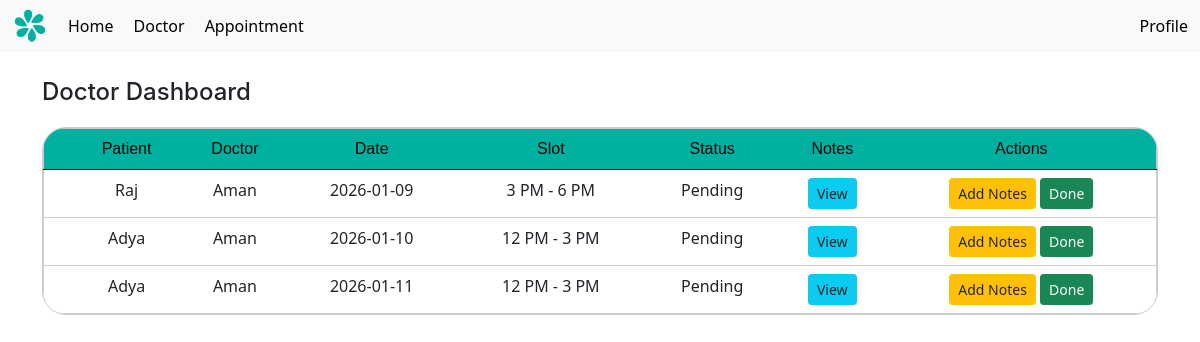
Screenshot of /home (signed in) with the database file from the repository.
### models.py (models this page shows, shortened)
class appointment(db.Model):
    id = db.Column(db.Integer, primary_key=True)
    patient_id = db.Column(db.Integer, db.ForeignKey('patient.id'), nullable=False)
    doctor_id = db.Column(db.Integer, db.ForeignKey('doctor.id'), nullable=False)
    appointment_date = db.Column(db.Date, nullable=False)
    slot = db.Column(db.String(20), nullable=False)
    prescription = db.Column(db.Text, nullable=True)
    status = db.Column(db.Boolean, default=False)
    is_blocked = db.Column(db.Boolean, default=False)
    doctor = db.relationship('doctor', back_populates='appointments', lazy=True)
    patient = db.relationship('patient', back_populates='appointments', lazy=True)

class patient(UserMixin, db.Model):
    id = db.Column(db.Integer, primary_key=True)
    username = db.Column(db.String(100), unique=True, nullable=False)
    name = db.Column(db.String(100), nullable=False)
    age = db.Column(db.Integer, nullable=False)
    password = db.Column(db.String(200), nullable=False)
    appointments = db.relationship('appointment', back_populates='patient', lazy=True)
    is_admin = db.Column(db.Boolean, default=False)
    is_doctor = db.Column(db.Boolean, default=False)

class doctor(UserMixin, db.Model):
    id = db.Column(db.Integer, primary_key=True)
    username = db.Column(db.String(100), unique=True, nullable=False)
    password = db.Column(db.String(200), nullable=False)
    name = db.Column(db.String(100), nullable=False)
    specialization = db.Column(db.String(100), nullable=False)
    availability = db.Column(db.Date, nullable=True)
    timeSlots = db.relationship('timeSlot', back_populates='doctor', lazy=True)
    appointments = db.relationship('appointment', back_populates='doctor', lazy=True)
    is_admin = db.Column(db.Boolean, default=False)
    is_doctor = db.Column(db.Boolean, default=True)

### app.py (the view, shortened to what this page needs)
@app.route('/home')
def home():
    if not current_user.is_authenticated:
        return redirect(url_for('login'))
    today = date.today()
    next_week = today + timedelta(days=7)
    base_filter = (
        appointment.appointment_date >= today,
        appointment.appointment_date <= next_week
    )
    if current_user.is_admin:
        appts = appointment.query.filter(
            *base_filter,
            appointment.is_blocked == False,
            appointment.patient_id != 0
        ).order_by(
            appointment.appointment_date.asc()
        ).all()
        return render_template('home_da.html', appointments=appts)
    elif current_user.is_doctor:
        appts = appointment.query.filter(
            appointment.doctor_id == current_user.id,
            *base_filter,
            appointment.is_blocked == False,
            appointment.patient_id != 0
        ).order_by(
            appointment.appointment_date.asc()
        ).all()
        return render_template('home_d.html', appointments=appts)

### app.py (called while the page is built)
@login_manager.user_loader
def load_user(user_id):
    user_type = session.get("user_type")
    if user_type == "doctor":
        return doctor.query.get(int(user_id))
    return patient.query.get(int(user_id))

@app.context_processor
def inject_user():
    return dict(current_user=current_user, request = request)

### templates/home_d.html (shortened to what this page needs)
{% extends 'layout.html' %}
{% block content %}
<h1 style="margin-bottom: 20px;">Doctor Dashboard</h1>
<div style=" border: 1px solid #ccc; border-radius: 24px; width: 100%; overflow: clip;">
<table class="table" style="text-align: center; padding: 20px; border: 1px solid #ccc; margin-bottom: 0px;">
  <thead class="thead-darky">
    <tr>
        <th scope="col"></th>
        <th scope="col">Patient</th>
        <th scope="col">Doctor</th>
        <th scope="col">Date</th>
        <th scope="col">Slot</th>
        <th scope="col">Status</th>
        <th scope="col">Notes</th>
        <th scope="col">Actions</th>
    </tr>
  </thead>
  <tbody>
        {% for a in appointments %}
        <tr class="table-row-link">
            <th scope="row"></th>
            <td><a href="{{ url_for('patient_profile', patient_id=a.patient.id) }}">{{ a.patient.name }}</a></td>
            <td><a href="{{ url_for('doctor_profile', doctor_id=a.doctor.id) }}">{{ a.doctor.name }}</a></td>
            <td>{{ a.appointment_date }}</td>
            <td>{{ a.slot }}</td>
            <td>{% if a.status %}
        <div class="text-success fw-bold">Complete</div>
    {% else %}
        <div>Pending</div>
    {% endif %}</td>
            <td>
              <a href="{{ url_for('view_notes', appt_id=a.id) }}" class="btn btn-info btn-sm">
                  View
              </a>
            </td>
            <td>
                {% if (current_user.is_doctor and a.doctor_id == current_user.id) or current_user.is_admin %}
                    <a href="{{ url_for('add_notes', appt_id=a.id) }}" class="btn btn-warning btn-sm">
                        Add Notes
                    </a>
                {% endif %}
                {% if (current_user.is_doctor and a.doctor_id == current_user.id) or current_user.is_admin %}
                    <form action="{{ url_for('mark_done', appt_id=a.id) }}" method="POST" style="display:inline;">
                        <button class="btn btn-sm btn-success">
                            {% if a.status %}Undo{% else %}Done{% endif %}
                        </button>
                    </form>
                {% endif %}
            </td>
        </tr>
      {% endfor %}
  </tbody>
</table>
</div>
{% endblock %}

### static/styles.css (style rules this page uses)
.thead-darky { background-color: #00B0A0; color: black; font-weight: 400; border-style: none; font-family: 'Arial', sans-serif; }
table { text-align: center; }
.thead-darky th { font-weight: 400; font-size: 16px; }
h1, h2, h3, h4, h5, h6 { font-family: "inter", sans-serif; }
h1 { font-size: 24px !important; font-weight: 700; }
.table-row-link a { text-decoration: none !important; color: inherit !important; }

### rows the page displays
appointment: patient.name "Raj", doctor.name "Aman", appointment_date "2026-01-09", slot "3 PM - 6 PM", status "Pending"
appointment: patient.name "Adya", doctor.name "Aman", appointment_date "2026-01-10", slot "12 PM - 3 PM", status "Pending"
appointment: patient.name "Adya", doctor.name "Aman", appointment_date "2026-01-11", slot "12 PM - 3 PM", status "Pending"
